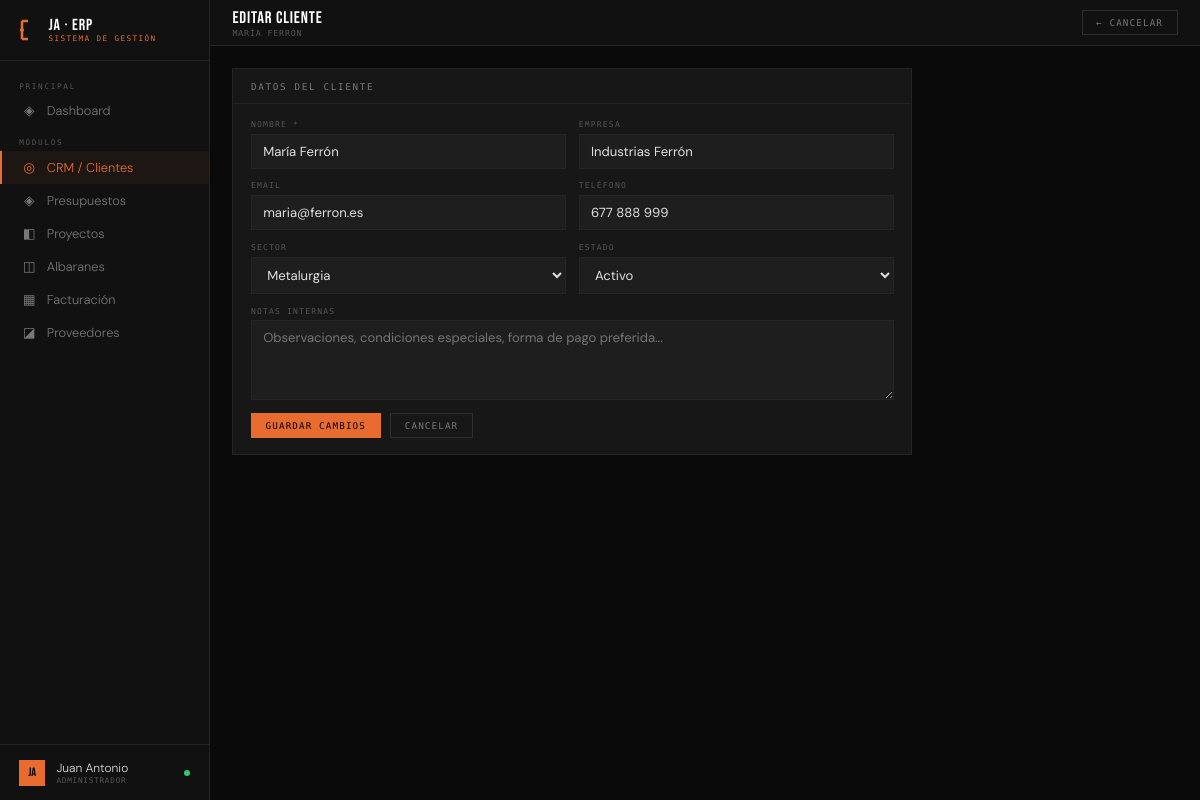
Screenshot of /cliente/4/editar with the database file from the repository.
### tables this page shows
CREATE TABLE clientes (
        id INTEGER PRIMARY KEY AUTOINCREMENT,
        nombre TEXT NOT NULL, empresa TEXT, email TEXT, telefono TEXT,
        sector TEXT, estado TEXT DEFAULT 'lead', notas TEXT,
        fecha_alta TEXT DEFAULT CURRENT_DATE);

### app.py (the view, shortened to what this page needs)
@app.route('/cliente/<int:id>/editar', methods=['GET','POST'])
def cliente_editar(id):
    conn = get_db()
    cliente = conn.execute('SELECT * FROM clientes WHERE id=?',(id,)).fetchone()
    conn.close()
    return render_template('cliente_form.html', cliente=cliente)

### app.py (called while the page is built)
def get_db():
    conn = sqlite3.connect(DB)
    conn.row_factory = sqlite3.Row
    return conn

@app.context_processor
def inject_globals():
    return {
        'today': date.today().isoformat(),
        'now': datetime.now().strftime('%b %Y'),
        'request': request,
    }

### templates/cliente_form.html (shortened to what this page needs)
{% extends "base.html" %}
{% block topbar %}
<div>
  <div class="topbar-title">{% if cliente %}EDITAR CLIENTE{% else %}NUEVO CLIENTE{% endif %}</div>
  <div class="topbar-sub">{% if cliente %}{{ cliente.nombre }}{% else %}Añadir a la base de datos{% endif %}</div>
</div>
<div class="topbar-right">
  <a href="{% if cliente %}/cliente/{{ cliente.id }}{% else %}/clientes{% endif %}" class="btn">← Cancelar</a>
</div>
{% endblock %}
{% block content %}
<div style="max-width:680px">
  <div class="panel">
    <div class="panel-header">
      <span class="panel-title">{% if cliente %}Datos del cliente{% else %}Datos del nuevo cliente{% endif %}</span>
    </div>
    <div class="panel-body">
      <form method="POST">
        <div class="form-grid cols-2">
          <div class="form-field">
            <label class="form-label">Nombre *</label>
            <input name="nombre" class="form-input" value="{{ cliente.nombre if cliente else '' }}" placeholder="Nombre completo" required/>
          </div>
          <div class="form-field">
            <label class="form-label">Empresa</label>
            <input name="empresa" class="form-input" value="{{ cliente.empresa if cliente else '' }}" placeholder="Nombre de la empresa"/>
          </div>
        </div>
        <div class="form-grid cols-2">
          <div class="form-field">
            <label class="form-label">Email</label>
            <input name="email" type="email" class="form-input" value="{{ cliente.email if cliente else '' }}" placeholder="correo@empresa.es"/>
          </div>
          <div class="form-field">
            <label class="form-label">Teléfono</label>
            <input name="telefono" class="form-input" value="{{ cliente.telefono if cliente else '' }}" placeholder="600 000 000"/>
          </div>
        </div>
        <div class="form-grid cols-2">
          <div class="form-field">
            <label class="form-label">Sector</label>
            <select name="sector" class="form-select">
              {% for s in ['Maquinaria', 'Elevación', 'Carpintería metálica', 'Metalurgia', 'Sector Industrial', 'Fabricación mecánica', 'Automoción', 'Otro'] %}
              <option value="{{ s }}" {% if cliente and cliente.sector == s %}selected{% endif %}>{{ s }}</option>
              {% endfor %}
            </select>
          </div>
          <div class="form-field">
            <label class="form-label">Estado</label>
            <select name="estado" class="form-select">
              <option value="activo" {% if cliente and cliente.estado == 'activo' %}selected{% endif %}>Activo</option>
            </select>
          </div>
        </div>
        <div class="form-grid">
          <div class="form-field">
            <label class="form-label">Notas internas</label>
            <textarea name="notas" class="form-textarea" placeholder="Observaciones, condiciones especiales, forma de pago preferida...">{{ cliente.notas if cliente else '' }}</textarea>
          </div>
        </div>
        <div style="display:flex;gap:.6rem;margin-top:.5rem">
          <button type="submit" class="btn btn-primary">{% if cliente %}Guardar cambios{% else %}Crear cliente{% endif %}</button>
          <a href="{% if cliente %}/cliente/{{ cliente.id }}{% else %}/clientes{% endif %}" class="btn">Cancelar</a>
        </div>
      </form>
    </div>
  </div>
</div>
{% endblock %}

### templates/base.html (style rules this page uses)
:root { --bg:#0a0a0a;--surface:#111;--panel:#171717;--card:#1e1e1e; --border:#252525;--border2:#2e2e2e; --accent:#e86c2f;--accent2:#f0a500; --green:#2ecc71;--red:#e74c3c;--blue:#3498db;--yellow:#f39c12; --text:#e0e0e0;--muted:#555;--muted2:#777; --mono:'Share Tech Mono',monospace;--display:'Bebas Neue',sans-serif;--body:'DM Sans',sans-serif; }
*,*::before,*::after { box-sizing:border-box;margin:0;padding:0; }
html,body { height:100%;overflow:hidden; }
body { background:var(--bg);color:var(--text);font-family:var(--body);font-weight:300;display:flex; }
.topbar-title { font-family:var(--display);font-size:1.05rem;letter-spacing:.05em;color:#fff; }
.topbar-sub { font-family:var(--mono);font-size:.52rem;color:var(--muted);letter-spacing:.1em;text-transform:uppercase; }
.topbar-right { margin-left:auto;display:flex;align-items:center;gap:.6rem; }
.btn { font-family:var(--mono);font-size:.58rem;letter-spacing:.12em;text-transform:uppercase;padding:.38rem .85rem;border:1px solid var(--border2);background:transparent;color:var(--muted2);cursor:pointer;transition:all .15s;text-decoration:none;display:inline-block; }
.btn-primary { background:var(--accent);border-color:var(--accent);color:#000; }
.panel { background:var(--panel);border:1px solid var(--border);margin-bottom:1.2rem; }
.panel-header { padding:.7rem 1.1rem;border-bottom:1px solid var(--border);display:flex;align-items:center;justify-content:space-between;gap:1rem; }
.panel-title { font-family:var(--mono);font-size:.58rem;letter-spacing:.18em;text-transform:uppercase;color:var(--muted2); }
.panel-body { padding:1rem 1.1rem; }
.form-grid { display:grid;gap:.8rem;margin-bottom:.8rem; }
.form-grid.cols-2 { grid-template-columns:1fr 1fr; }
.form-field { display:flex;flex-direction:column;gap:.3rem; }
.form-label { font-family:var(--mono);font-size:.5rem;letter-spacing:.15em;text-transform:uppercase;color:var(--muted); }
.form-input,.form-select,.form-textarea { background:var(--card);border:1px solid var(--border);color:var(--text);font-family:var(--body);font-size:.82rem;padding:.5rem .7rem;outline:none;transition:border-color .15s;width:100%; }
.form-select option { background:var(--card); }
.form-textarea { resize:vertical;min-height:80px; }

### rows the page displays
clientes: nombre "MARÍA FERRÓN", nombre "María Ferrón", empresa "Industrias Ferrón", email "maria@ferron.es", telefono "677 888 999", sector "Metalurgia", estado "Activo"
